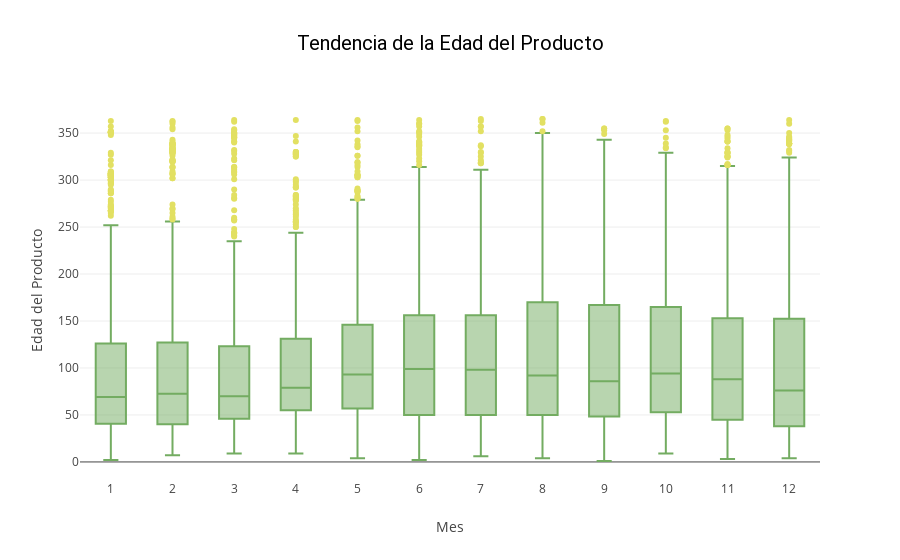

The notebook cell this image was saved under:
### Code cell
fig_box = px.box(datos, x='mes_encuesta', y='Edad_producto', title='Tendencia de la Edad del Producto')
fig_box.update_layout(xaxis_title='Mes', yaxis_title='Edad del Producto')
fig_box.update_xaxes(range=[0.5, 12.5], dtick=1)
# Actualiza el color de las cajas
fig_box.update_traces(marker_color='#E2E062', line_color='#73AC61')

fig_box.update_layout(
    title=dict(
        text='Tendencia de la Edad del Producto',
        font=dict(
            family="Roboto",  # Aplica la fuente Roboto
            size=20,  # Tamaño de la fuente
            color='black'  # Color de la fuente
        )
    ),
)

### Figure 1 — Plotly figure (JSON) as saved in the notebook; plotly's stock layout.template omitted (floating-point values rounded to 4 significant figures; data arrays with more than 128 entries replaced by an {"elided": "..."} marker saying what was removed)
{"data": [{"alignmentgroup": "True", "hovertemplate": "mes_encuesta=%{x}<br>Edad_producto=%{y}<extra></extra>", "legendgroup": "", "line": {"color": "#73AC61"}, "marker": {"color": "#E2E062"}, "name": "", "notched": false, "offsetgroup": "", "orientation": "v", "showlegend": false, "type": "box", "x": {"elided": "13268 int values"}, "x0": " ", "xaxis": "x", "y": {"elided": "13268 int values"}, "y0": " ", "yaxis": "y"}], "layout": {"boxmode": "group", "legend": {"tracegroupgap": 0}, "title": {"font": {"color": "black", "family": "Roboto", "size": 20}, "text": "Tendencia de la Edad del Producto"}, "xaxis": {"anchor": "y", "domain": [0, 1], "dtick": 1, "range": [0.5, 12.5], "title": {"text": "Mes"}}, "yaxis": {"anchor": "x", "domain": [0, 1], "title": {"text": "Edad del Producto"}}}}
